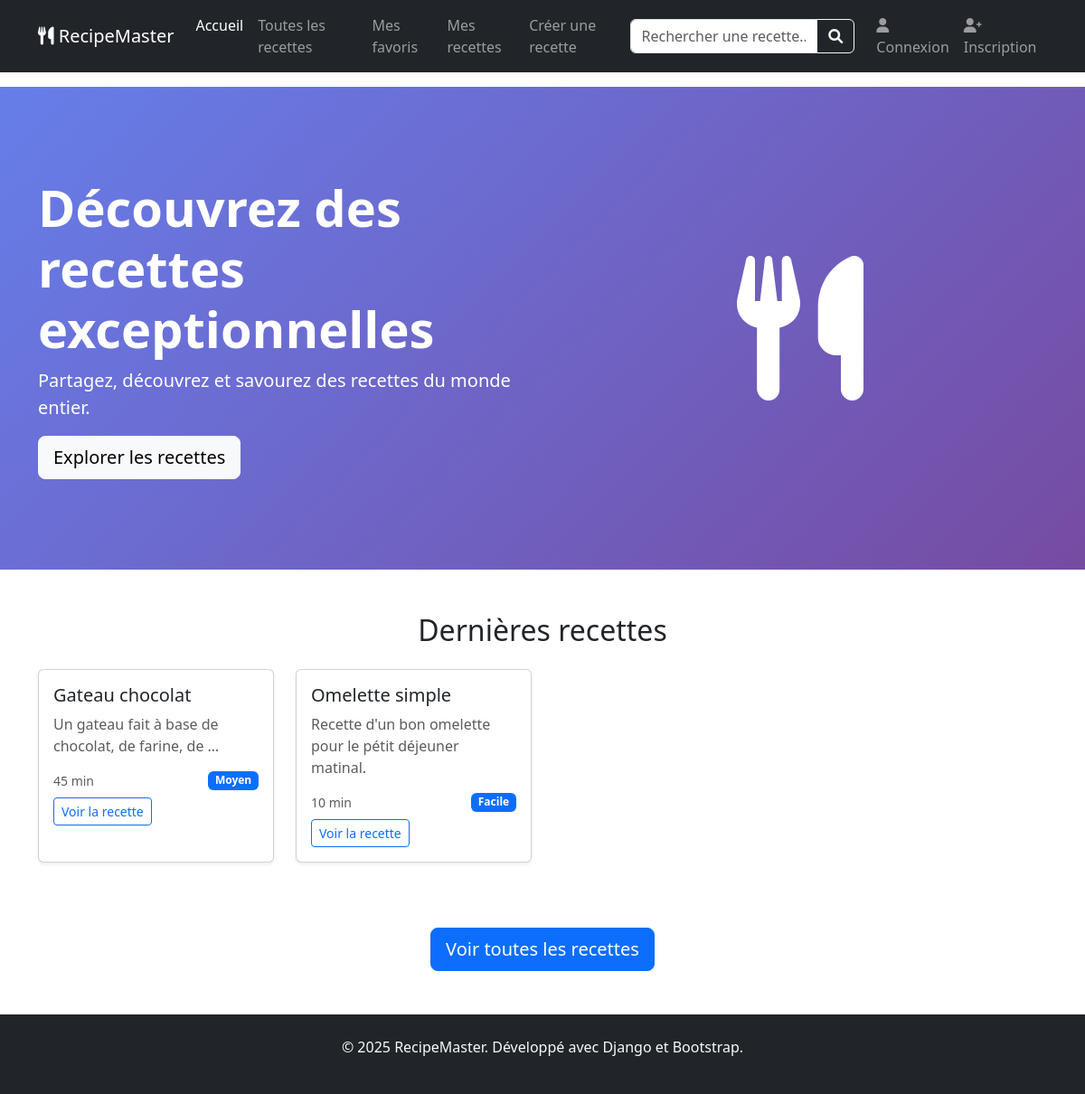
/, run on an earlier commit of the app's database.
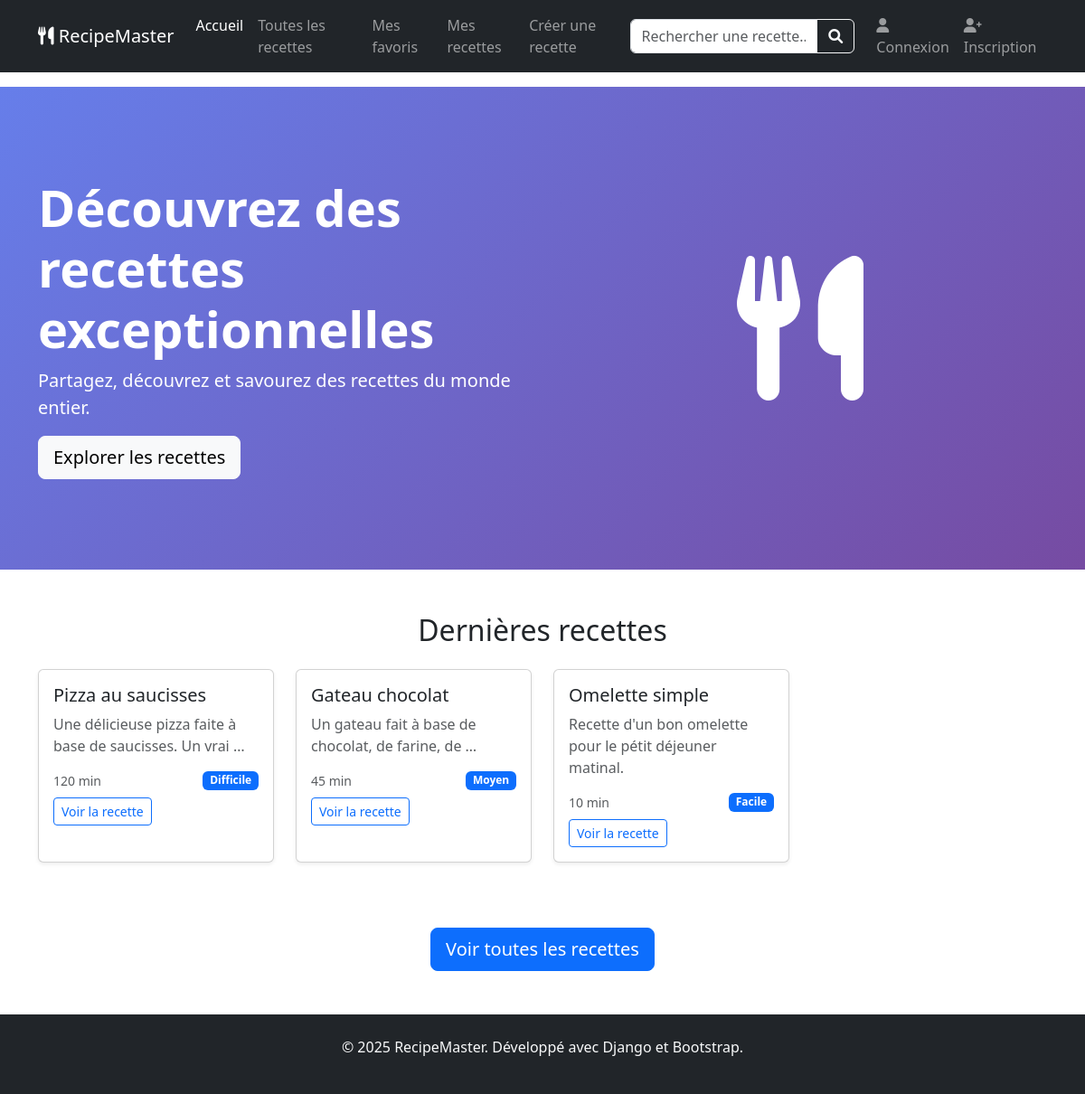
And on a later commit of the database.
### recipes/models.py (models this page shows, shortened)
class Recipe(models.Model):
    DIFFICULTE_CHOICES = [
        ('facile', 'Facile'),
        ('moyen', 'Moyen'),
        ('difficile', 'Difficile'),
    ]
    titre = models.CharField(
        max_length=100,
        unique=True,
        verbose_name="Titre de la recette"  # ✅ Correction orthographe
    )
    categorie = models.ForeignKey(
        Category,
        on_delete=models.SET_NULL,  # Si on supprime la catégorie, la recette garde sa catégorie vide
        null=True,
        blank=True,
        related_name='recettes',
        verbose_name='Catégorie'
    )
    description = models.TextField(  # ✅ TextField au lieu de CharField pour texte long
        max_length=1000,
        verbose_name='Description'
    )
    temps_preparation = models.PositiveIntegerField(  # ✅ Temps en minutes
        verbose_name="Temps de préparation (minutes)"
    )
    difficulte = models.CharField(
        max_length=20,
        choices=DIFFICULTE_CHOICES,
        default='moyen',
        verbose_name="Niveau de difficulté"
    )
    auteur = models.ForeignKey(
        User,
        on_delete=models.CASCADE,
        related_name='recettes',
        verbose_name='Auteur',
        null= True,
        blank= True
    )
    date_creation = models.DateTimeField(auto_now_add=True)
    date_modification = models.DateTimeField(auto_now=True)
    class Meta:
        verbose_name = 'Recette'  # ✅ Orthographe
        verbose_name_plural = 'Recettes'
        ordering = ['titre']  # ✅ Ordre par titre

### recipes/views.py (the view)
# urls.py: 2. Add a URL to urlpatterns:  path('', views.home, name='home')
def home(request):
    derniere_recettes = Recipe.objects.all().order_by('-date_creation')[:8]
    context = {
        'derniere_recettes': derniere_recettes,
    }
    return render(request, 'recipes/home.html', context)

### recipes/templates/recipes/home.html (shortened to what this page needs)
{% extends 'recipes/base.html' %}
{% block content %}
<section class="hero-section">
    <div class="container">
        <div class="row align-items-center">
            <div class="col-lg-6">
                <h1 class="display-4 fw-bold">Découvrez des recettes exceptionnelles</h1>
                <p class="lead">Partagez, découvrez et savourez des recettes du monde entier.</p>
                <a href="#recettes" class="btn btn-light btn-lg">Explorer les recettes</a>
            </div>
            <div class="col-lg-6 text-center">
                <i class="fas fa-utensils fa-10x"></i>
            </div>
        </div>
    </div>
</section>
<section id="recettes" class="py-5">
    <div class="container">
        <h2 class="text-center mb-4">Dernières recettes</h2>
        <div class="row g-4">
            {% for recipe in derniere_recettes %}
            <div class="col-md-6 col-lg-3">
                <div class="card recipe-card shadow-sm">
                    <div class="card-body">
                        <h5 class="card-title">{{ recipe.titre }}</h5>
                        <p class="card-text text-muted">{{ recipe.description|truncatewords:10 }}</p>
                        <div class="d-flex justify-content-between align-items-center">
                            <small class="text-muted">{{ recipe.temps_preparation }} min</small>
                            <span class="badge bg-primary">{{ recipe.difficulte|title }}</span>
                        </div>
                        <a href="{% url 'recipe_detail' recipe.id %}" class="btn btn-outline-primary btn-sm mt-2">
                            Voir la recette
                        </a>
                    </div>
                </div>
            </div>
            {% empty %}
            <div class="col-12 text-center">
                <p class="text-muted">Aucune recette pour le moment.</p>
            </div>
            {% endfor %}
        </div>
    </div>
</section>
<div class="text-center mt-4">
    <a href="{% url 'recipe_list' %}" class="btn btn-primary btn-lg">
         Voir toutes les recettes
    </a>
</div>
{% endblock %}

What changed in the data, as far as the page shows it:
added Recipe: titre "Pizza au saucisses", description "Une délicieuse pizza faite à base de saucisses. Un vrai …", temps_preparation "120", difficulte "Difficile"
